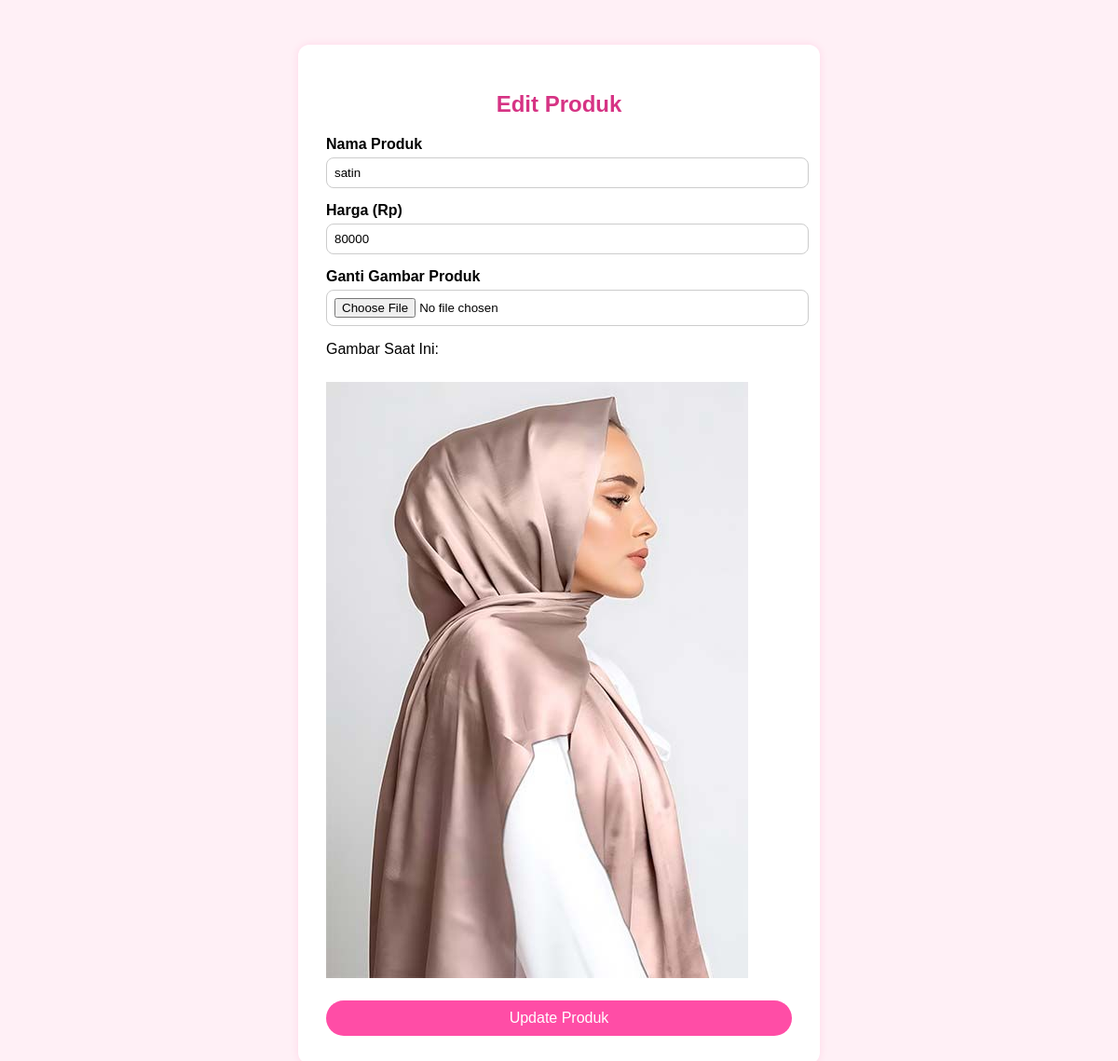
/admin/edit_produk.php?id=10, run on the app's committed database.
### tables this page shows
CREATE TABLE IF NOT EXISTS `produk` (
  `id` int NOT NULL AUTO_INCREMENT,
  `nama` varchar(50) DEFAULT NULL,
  `harga` int DEFAULT NULL,
  `gambar` varchar(50) DEFAULT NULL,
  `stok` int DEFAULT NULL,
  PRIMARY KEY (`id`)
);

### admin/edit_produk.php (the view, shortened to what this page needs)
<?php
include '../koneksi.php';
$id = $_GET['id'] ?? 0;
$query = "SELECT * FROM produk WHERE id = ?";
$stmt = $koneksi->prepare($query);
$stmt->bind_param("i", $id);
$stmt->execute();
$result = $stmt->get_result();
$produk = $result->fetch_assoc();
?>
<!DOCTYPE html>
<html lang="id">
<head>
</head>
<body>
    <div class="container">
        <h2>Edit Produk</h2>
        <form method="POST" enctype="multipart/form-data">
            <label>Nama Produk</label>
            <input type="text" name="nama" value="<?= htmlspecialchars($produk['nama'] ?? '') ?>" required>
            <label>Harga (Rp)</label>
            <input type="number" name="harga" value="<?= htmlspecialchars($produk['harga'] ?? '') ?>" required>
            <label>Ganti Gambar Produk</label>
            <input type="file" name="gambar">
            <p>Gambar Saat Ini:</p>
            <img src="../images/<?= htmlspecialchars($produk['gambar']) ?>" alt="Gambar Produk">
            <button type="submit">Update Produk</button>
        </form>
    </div>
</body>
</html>

### admin/edit_produk.php (style rules this page uses)
body { font-family: Arial, sans-serif; background: #fff0f6; padding: 40px; }
.container { max-width: 500px; margin: auto; background: white; padding: 30px; border-radius: 12px; box-shadow: 0 0 10px rgba(255,0,123,0.1); }
h2 { text-align: center; color: #d63384; }
label { font-weight: bold; margin-top: 15px; display: block; }
input[type="text"], input[type="number"], input[type="file"] { width: 100%; padding: 8px; margin-top: 5px; border-radius: 8px; border: 1px solid #ccc; }
img { max-width: 100%; margin-top: 10px; }
button { background: #ff4da6; color: white; border: none; padding: 10px; margin-top: 20px; width: 100%; border-radius: 25px; font-size: 16px; cursor: pointer; }

### data on the page
produk: nama "satin", harga "80000", gambar (picture)
